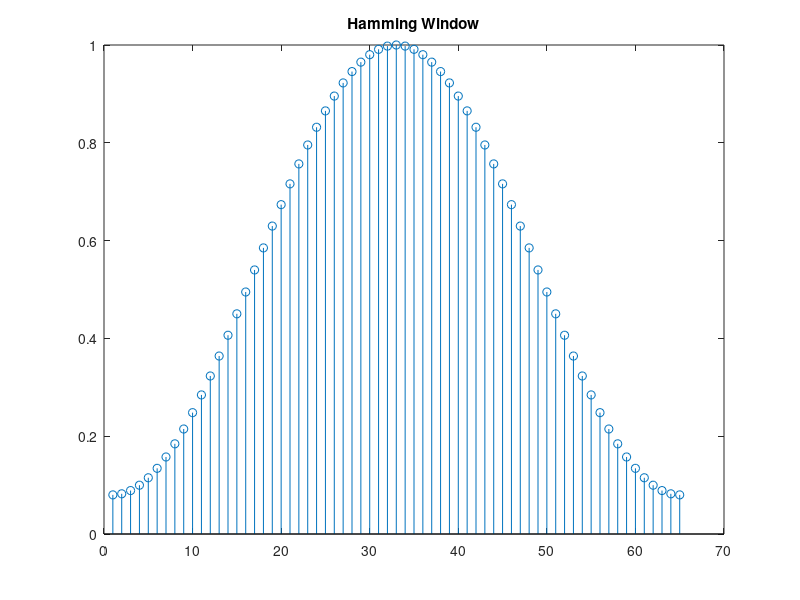

The MATLAB script that drew this image: (Note: this script raises an error after producing the figure.)
%FIR using hamming window method
clear all;
clc;

fs = 8000;
fp = 1500;
fst = 2000;
wp = (2 * pi * fp) / fs;
ws = (2 * pi * fst) / fs;
twn = (ws - wp) / pi;
wc = wp + twn * pi / 2;
N = ceil(8 / twn);
if (mod(N, 2) == 0)
    N = N + 1;
end
alpha = (N - 1) / 2;
er = 0.001;
for n = 0:1:N-1
    hd(:,n + 1) = (sin(wc * (n - alpha + er)))./(pi*(n - alpha + er));
end
disp(hd);
figure;
whm = hamming(N);
disp('Hamming window coefficients:');
disp(whm);
stem(whm);
title('Hamming Window');
hn = hd.*whm;
[H, f] = freqz(hn, 1, 1000, fs);
H_mag = 20 * log10(abs(H));
figure;
plot(f, H_mag);
xlabel('Normalized Frequency');
ylabel('Magnitude');
disp('FIR filter coefficients hn:');
disp(hn);
